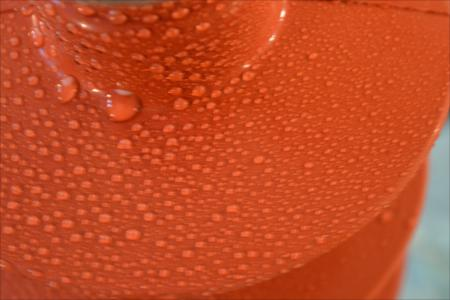
%> input picture insulator_images/HC1/HC1_013.JPG, 450 x 300 px
$ octave --eval "result = extractInsulatorFeatures(imread('insulator_images/HC1/HC1_013.JPG'));"   (GNU Octave 9; MATLAB toolbox functions it lacks are replaced by stand-ins)
%> lines starting %> are read from the running program, lines starting %| are printed output that depends on the picture; in (x1, y1, x2, y2) boxes, pixels count from 0 and x2, y2 are one past the last pixel; in counts of white or black regions, pixels touching at a corner belong together; the program's own positions count from 1
% 从绝缘子图像中提取特征
function features = extractInsulatorFeatures(img)
    try
        % 转换为灰度图
        if size(img, 3) == 3
            grayImg = rgb2gray(img);
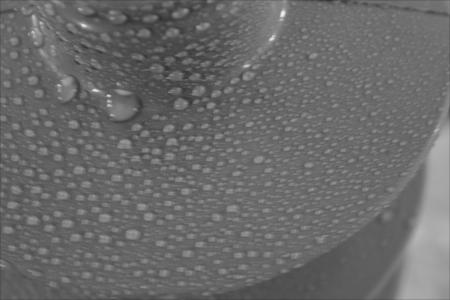
%> grayImg: size 300x450 uint8; min 47, max 243, mean 106
        else
            grayImg = img;
        end

        % 图像预处理
        img = imresize(grayImg, [256, 256]); % 调整大小
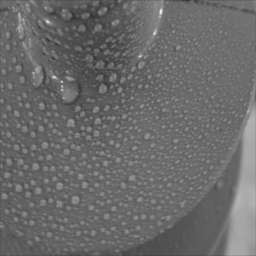
%> img: size 256x256 uint8; min 49, max 237, mean 106
        img = imgaussfilt(img, 1); % 高斯滤波

        % 提取颜色特征 (RGB均值)
        colorFeatures = zeros(1, 3);
        if size(img, 3) == 3
            colorFeatures = [mean(mean(img(:,:,1))), mean(mean(img(:,:,2))), mean(mean(img(:,:,3)))];
        else
            colorFeatures = [mean(mean(img)), mean(mean(img)), mean(mean(img))];
%> colorFeatures = [106 106 106]
        end

        % 提取纹理特征 (使用GLCM)
        textureFeatures = zeros(1, 4);
        try
            glcm = graycomatrix(img, 'Offset', [0 1; 1 0; 1 1; 1 -1], 'NumLevels', 8, 'Symmetric', true);
            stats = graycoprops(glcm, {'Contrast', 'Correlation', 'Energy', 'Homogeneity'});
%> stats = {Contrast [0.0642 0.0587 0.0824 0.0881], Correlation [0.908 0.916 0.881 0.873], Energy [0.53 0.532 0.518 0.513], Homogeneity [0.968 0.971 0.959 0.956]}
            textureFeatures = [mean([stats.Contrast]), mean([stats.Correlation]), mean([stats.Energy]), mean([stats.Homogeneity])];
%> textureFeatures = [0.0734 0.894 0.523 0.963]
        catch
            warning('GLCM纹理特征提取失败，使用默认值');
        end

        % 提取形状特征
        shapeFeatures = zeros(1, 13); % 7个regionprops属性 + 7个Hu矩 + 1个面积
        try
            % 改进的二值化方法
            bwImg = imbinarize(img, 'adaptive'); % 使用自适应阈值
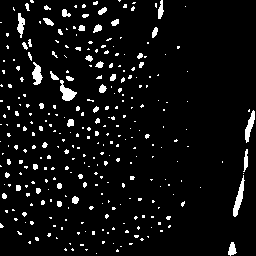
%> bwImg: size 256x256 logical; 6% white; 301 white regions (256 under 20 px), largest, box (x1, y1, x2, y2) and area: (233, 175, 245, 217) 195, (60, 80, 77, 101) 175, (245, 110, 255, 143) 154

            % 检查二值图像是否有效
            if sum(bwImg(:)) > 100 % 确保有足够的前景像素
                % 填充孔洞
                bwImg = imfill(bwImg, 'holes');

                % 移除小对象
                bwImg = bwareaopen(bwImg, 50);
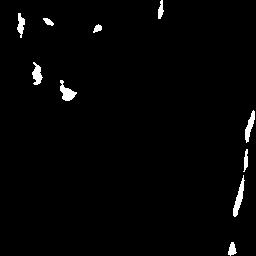
%> bwImg: size 256x256 logical; 1.7% white; 10 white regions, largest, box (x1, y1, x2, y2) and area: (233, 175, 245, 217) 195, (60, 80, 77, 101) 175, (245, 110, 255, 143) 154

                % 提取区域属性
                regionProps = regionprops(bwImg, 'Area', 'Perimeter', 'MajorAxisLength', 'MinorAxisLength', ...
                                         'Eccentricity', 'Solidity', 'PixelIdxList');
%> regionProps = 10 regions; largest, Area, MajorAxisLength, MinorAxisLength, Eccentricity and Solidity: 195 42.34 6.2 0.989 0.848, 175 21.95 12.93 0.808 0.761, 154 34.08 6.15 0.984 0.837, 148 22.69 9.35 0.911 0.775, 116 23.93 7.16 0.954 0.789

                if ~isempty(regionProps)
                    % 计算Hu矩
                    pixelList = regionProps.PixelIdxList;
%> pixelList = 116 values from 4380 to 6169
                    if ~isempty(pixelList)
                        % 计算中心矩
                        [rows, cols] = ind2sub(size(bwImg), pixelList);
%> rows = 116 values, max 38 at index 63, min 14 at index 4, mean 25.24; cols = 116 values from 18 to 25
                        m00 = regionProps.Area;
%> m00 = 116
                        m10 = sum(rows);
%> m10 = 2928
                        m01 = sum(cols);
%> m01 = 2482
                        xc = m10 / m00;  % 质心x坐标
%> xc = 25.24
                        yc = m01 / m00;  % 质心y坐标
%> yc = 21.4

                        % 计算归一化中心矩
                        u20 = sum((rows - xc).^2) / m00^2;
%> u20 = 0.308
                        u02 = sum((cols - yc).^2) / m00^2;
%> u02 = 0.027
                        u11 = sum((rows - xc) .* (cols - yc)) / m00^2;
%> u11 = 0.00527
                        u30 = sum((rows - xc).^3) / m00^2.5;
%> u30 = 0.015
                        u03 = sum((cols - yc).^3) / m00^2.5;
%> u03 = 0.000925
                        u21 = sum((rows - xc).^2 .* (cols - yc)) / m00^2.5;
%> u21 = -0.01
                        u12 = sum((rows - xc) .* (cols - yc).^2) / m00^2.5;
%> u12 = -0.00249

                        % 计算Hu矩
                        h1 = u20 + u02;
%> h1 = 0.335
                        h2 = (u20 - u02)^2 + 4*u11^2;
%> h2 = 0.0789
                        h3 = (u30 - 3*u12)^2 + (3*u21 - u03)^2;
%> h3 = 0.00146
                        h4 = (u30 + u12)^2 + (u21 + u03)^2;
%> h4 = 0.000239
                        h5 = (u30 - 3*u12)*(u30 + u12)*((u30 + u12)^2 - 3*(u21 + u03)^2) + ...
                             (3*u21 - u03)*(u21 + u03)*(3*(u30 + u12)^2 - (u21 + u03)^2);
%> h5 = 8.36e-08
                        h6 = (u20 - u02)*((u30 + u12)^2 - (u21 + u03)^2) + ...
                             4*u11*(u30 + u12)*(u21 + u03);
%> h6 = 1.85e-05
                        h7 = (3*u21 - u03)*(u30 + u12)*((u30 + u12)^2 - 3*(u21 + u03)^2) - ...
                             (u30 - 3*u12)*(u21 + u03)*(3*(u30 + u12)^2 - (u21 + u03)^2);
%> h7 = 1.14e-07

                        huMoments = [h1, h2, h3, h4, h5, h6, h7];
%> huMoments = [0.335 0.0789 0.00146 0.000239 8.36e-08 1.85e-05 1.14e-07]
                    else
                        huMoments = zeros(1, 7);
                    end

                    % 组合形状特征
                    shapeFeatures = [regionProps.Area, regionProps.Perimeter, regionProps.MajorAxisLength, ...
                                    regionProps.MinorAxisLength, regionProps.Eccentricity, regionProps.Solidity, huMoments];
%> shapeFeatures = 67 values, max 195 at index 8, min 8.36e-08 at index 65, mean 28.8
                end
            end
        catch e
            warning(sprintf('形状特征提取失败: %s', e.message));
        end

        % 组合所有特征
        features = [colorFeatures, textureFeatures, shapeFeatures];
%> features = 74 values, max 195 at index 15, min 8.36e-08 at index 72, mean 30.4
%> `result = extractInsulatorFeatures(imread('insulator_images/HC1/HC1_013..`: result = 218 values, max 195 at index 15, min 0 at index 75, mean 10.32

        % 确保特征维度正确
        if size(features, 2) ~= 218
            warning(sprintf('特征维度异常！期望218列，实际%d列。调整维度。', size(features, 2)));
            features = [features, zeros(1, 218 - size(features, 2))]; % 填充到218列
        end

    catch e
        % 如果发生严重错误，返回默认特征向量
        warning(sprintf('特征提取严重错误: %s', e.message));
        features = zeros(1, 218); % 默认特征向量
    end
end

$ run again, on insulator_images/HC1/HC1_021.JPG
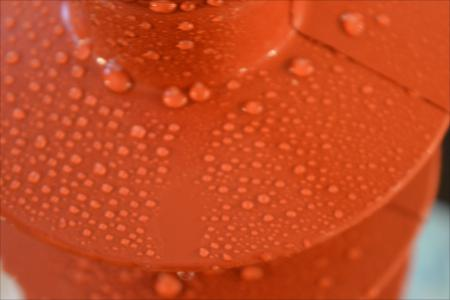
%> input picture insulator_images/HC1/HC1_021.JPG, 450 x 300 px
%> in extractInsulatorFeatures, `img = imresize(grayImg, [256, 256]);`:
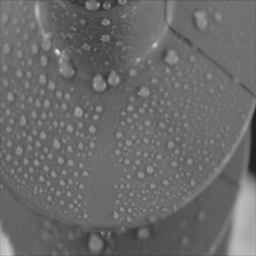
%> img: size 256x256 uint8; min 30, max 224, mean 106.3
%> colorFeatures = [106.3 106.3 106.3]
%> stats = {Contrast [0.0534 0.0419 0.0643 0.0693], Correlation [0.922 0.939 0.905 0.898], Energy [0.545 0.553 0.538 0.534], Homogeneity [0.973 0.979 0.968 0.965]}
%> textureFeatures = [0.0572 0.916 0.543 0.971]
%> in extractInsulatorFeatures, `bwImg = bwareaopen(bwImg, 50);`:
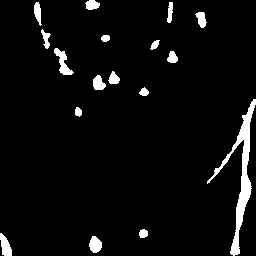
%> bwImg: size 256x256 logical; 4.7% white; 17 white regions, largest, box (x1, y1, x2, y2) and area: (207, 99, 256, 256) 1353, (54, 48, 74, 75) 221, (0, 233, 12, 256) 177
%> regionProps = 17 regions; largest, Area, MajorAxisLength, MinorAxisLength, Eccentricity and Solidity: 1353 164.7 31.53 0.982 0.326, 221 34.42 11.1 0.947 0.682, 177 25.05 9.63 0.923 0.932, 163 16.7 12.64 0.653 0.964, 139 15.7 11.96 0.648 0.939
%> pixelList = 177 values from 234 to 3072
%> rows = 177 values, max 256 at index 82, min 234 at index 1, mean 246.7; cols = 177 values from 1 to 12
%> m00 = 177
%> m10 = 43673
%> m01 = 1075
%> xc = 246.7
%> yc = 6.07
%> u20 = 0.203
%> u02 = 0.0499
%> u11 = 0.0549
%> u30 = -0.0233
%> u03 = 0.00256
%> u21 = -0.0113
%> u12 = 0.000405
%> h1 = 0.253
%> h2 = 0.0356
%> h3 = 0.00192
%> h4 = 0.000599
%> h5 = 6.38e-07
%> h6 = 0.000112
%> h7 = -7.22e-08
%> huMoments = [0.253 0.0356 0.00192 0.000599 6.38e-07 0.000112 -7.22e-08]
%> shapeFeatures = 109 values, max 1353 at index 17, min -7.22e-08 at index 109, mean 44.05
%> features = 116 values, max 1353 at index 24, min -7.22e-08 at index 116, mean 44.16
%> result = 218 values, max 1353 at index 24, min -7.22e-08 at index 116, mean 23.5

$ run again, on insulator_images/HC1/HC1_042.JPG
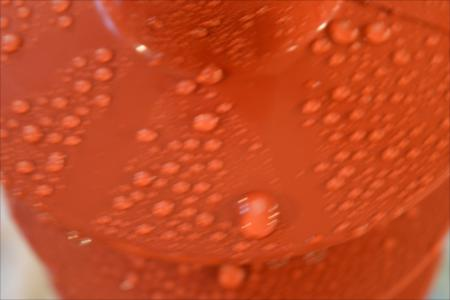
%> input picture insulator_images/HC1/HC1_042.JPG, 450 x 300 px
%> in extractInsulatorFeatures, `img = imresize(grayImg, [256, 256]);`:
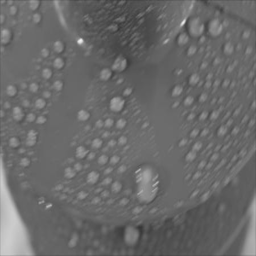
%> img: size 256x256 uint8; min 54, max 241, mean 105.8
%> colorFeatures = [105.8 105.8 105.8]
%> stats = {Contrast [0.0557 0.0435 0.0758 0.0643], Correlation [0.933 0.948 0.908 0.922], Energy [0.51 0.518 0.496 0.506], Homogeneity [0.972 0.978 0.962 0.968]}
%> textureFeatures = [0.0598 0.928 0.508 0.97]
%> in extractInsulatorFeatures, `bwImg = bwareaopen(bwImg, 50);`:
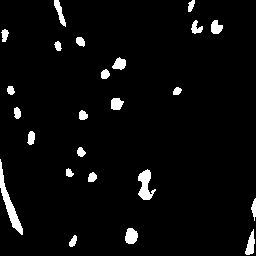
%> bwImg: size 256x256 logical; 4% white; 24 white regions, largest, box (x1, y1, x2, y2) and area: (0, 159, 23, 235) 438, (138, 169, 156, 200) 306, (125, 228, 138, 244) 164
%> regionProps = 24 regions; largest, Area, MajorAxisLength, MinorAxisLength, Eccentricity and Solidity: 438 77.26 9.37 0.993 0.705, 306 34.88 14.52 0.909 0.715, 164 16.5 12.88 0.625 0.948, 147 25.99 7.93 0.952 0.886, 136 31.48 6.02 0.982 0.824
%> pixelList = 438 values from 160 to 5867
%> rows = 438 values, max 235 at index 431, min 160 at index 1, mean 204.9; cols = 438 values from 1 to 23
%> m00 = 438
%> m10 = 89738
%> m01 = 4464
%> xc = 204.9
%> yc = 10.19
%> u20 = 0.774
%> u02 = 0.0896
%> u11 = 0.243
%> u30 = -0.29
%> u03 = 0.00574
%> u21 = -0.044
%> u12 = 0.00177
%> h1 = 0.864
%> h2 = 0.704
%> h3 = 0.106
%> h4 = 0.0845
%> h5 = 0.00799
%> h6 = 0.0665
%> h7 = 0.000324
%> huMoments = [0.864 0.704 0.106 0.0845 0.00799 0.0665 0.000324]
%> shapeFeatures = 151 values, max 438 at index 1, min 0.000324 at index 151, mean 28.38
%> features = 158 values, max 438 at index 8, min 0.000324 at index 158, mean 29.15
%> result = 218 values, max 438 at index 8, min 0 at index 159, mean 21.13

$ run again, on insulator_images/HC1/HC1_043.JPG
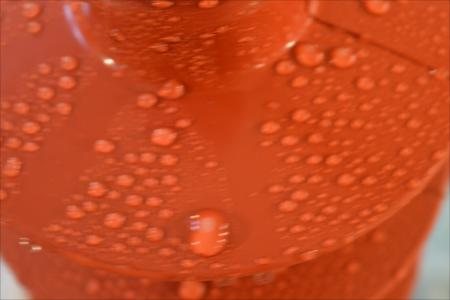
%> input picture insulator_images/HC1/HC1_043.JPG, 450 x 300 px
%> in extractInsulatorFeatures, `img = imresize(grayImg, [256, 256]);`:
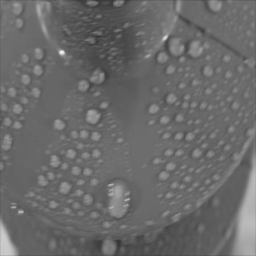
%> img: size 256x256 uint8; min 53, max 242, mean 105.7
%> colorFeatures = [105.7 105.7 105.7]
%> stats = {Contrast [0.0529 0.0454 0.0714 0.068], Correlation [0.921 0.932 0.893 0.898], Energy [0.536 0.541 0.523 0.526], Homogeneity [0.974 0.977 0.964 0.966]}
%> textureFeatures = [0.0594 0.911 0.532 0.97]
%> in extractInsulatorFeatures, `bwImg = bwareaopen(bwImg, 50);`:
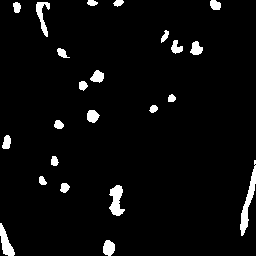
%> bwImg: size 256x256 logical; 4.1% white; 23 white regions, largest, box (x1, y1, x2, y2) and area: (240, 160, 256, 236) 395, (109, 185, 125, 216) 302, (0, 223, 15, 256) 243
%> regionProps = 23 regions; largest, Area, MajorAxisLength, MinorAxisLength, Eccentricity and Solidity: 395 78.67 7.46 0.995 0.73, 302 35.36 13.27 0.927 0.733, 243 35.73 9.93 0.961 0.887, 211 41.8 12.94 0.951 0.591, 151 15.85 12.29 0.631 0.968
%> pixelList = 243 values from 224 to 3839
%> rows = 243 values, max 256 at index 189, min 224 at index 1, mean 243.4; cols = 243 values from 1 to 15
%> m00 = 243
%> m10 = 59141
%> m01 = 1582
%> xc = 243.4
%> yc = 6.51
%> u20 = 0.299
%> u02 = 0.0538
%> u11 = 0.0888
%> u30 = -0.0683
%> u03 = 0.00568
%> u21 = -0.015
%> u12 = 0.00409
%> h1 = 0.353
%> h2 = 0.0918
%> h3 = 0.00907
%> h4 = 0.00422
%> h5 = 2.58e-05
%> h6 = 0.00121
%> h7 = 3.36e-06
%> huMoments = [0.353 0.0918 0.00907 0.00422 2.58e-05 0.00121 3.36e-06]
%> shapeFeatures = 145 values, max 395 at index 23, min 3.36e-06 at index 145, mean 29.96
%> features = 152 values, max 395 at index 30, min 3.36e-06 at index 152, mean 30.68
%> result = 218 values, max 395 at index 30, min 0 at index 153, mean 21.39
